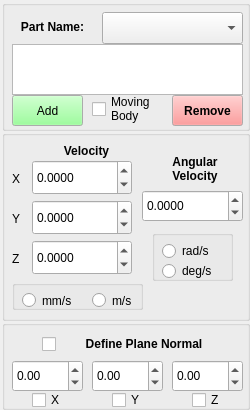
<?xml version="1.0" encoding="UTF-8"?>
<ui version="4.0">
 <class>TaskPanelDapBodies</class>
 <widget class="QWidget" name="TaskPanelDapBodies">
  <property name="geometry">
   <rect>
    <x>0</x>
    <y>0</y>
    <width>250</width>
    <height>410</height>
   </rect>
  </property>
  <property name="sizePolicy">
   <sizepolicy hsizetype="Minimum" vsizetype="Minimum">
    <horstretch>0</horstretch>
    <verstretch>0</verstretch>
   </sizepolicy>
  </property>
  <property name="minimumSize">
   <size>
    <width>250</width>
    <height>410</height>
   </size>
  </property>
  <property name="maximumSize">
   <size>
    <width>250</width>
    <height>410</height>
   </size>
  </property>
  <property name="windowTitle">
   <string>Body Definition</string>
  </property>
  <widget class="QGroupBox" name="velocityGroup">
   <property name="geometry">
    <rect>
     <x>2</x>
     <y>130</y>
     <width>248</width>
     <height>191</height>
    </rect>
   </property>
   <property name="sizePolicy">
    <sizepolicy hsizetype="Fixed" vsizetype="Fixed">
     <horstretch>0</horstretch>
     <verstretch>0</verstretch>
    </sizepolicy>
   </property>
   <property name="title">
    <string/>
   </property>
   <widget class="QDoubleSpinBox" name="velocityZ">
    <property name="geometry">
     <rect>
      <x>30</x>
      <y>110</y>
      <width>100</width>
      <height>35</height>
     </rect>
    </property>
    <property name="minimumSize">
     <size>
      <width>100</width>
      <height>35</height>
     </size>
    </property>
    <property name="maximumSize">
     <size>
      <width>100</width>
      <height>35</height>
     </size>
    </property>
    <property name="locale">
     <locale language="English" country="UnitedKingdom"/>
    </property>
    <property name="decimals">
     <number>4</number>
    </property>
    <property name="minimum">
     <double>-1000000000.000000000000000</double>
    </property>
    <property name="maximum">
     <double>1000000000.000000000000000</double>
    </property>
    <property name="singleStep">
     <double>1.000000000000000</double>
    </property>
   </widget>
   <widget class="QLabel" name="lblVelocityZ">
    <property name="geometry">
     <rect>
      <x>10</x>
      <y>120</y>
      <width>16</width>
      <height>18</height>
     </rect>
    </property>
    <property name="text">
     <string>Z</string>
    </property>
   </widget>
   <widget class="QDoubleSpinBox" name="angularVelocity">
    <property name="geometry">
     <rect>
      <x>140</x>
      <y>60</y>
      <width>101</width>
      <height>32</height>
     </rect>
    </property>
    <property name="locale">
     <locale language="English" country="UnitedKingdom"/>
    </property>
    <property name="decimals">
     <number>4</number>
    </property>
    <property name="minimum">
     <double>-720.000000000000000</double>
    </property>
    <property name="maximum">
     <double>720.000000000000000</double>
    </property>
   </widget>
   <widget class="QLabel" name="lblAngularVelocity">
    <property name="geometry">
     <rect>
      <x>142</x>
      <y>20</y>
      <width>102</width>
      <height>39</height>
     </rect>
    </property>
    <property name="minimumSize">
     <size>
      <width>102</width>
      <height>20</height>
     </size>
    </property>
    <property name="maximumSize">
     <size>
      <width>9999</width>
      <height>9999</height>
     </size>
    </property>
    <property name="text">
     <string>&lt;html&gt;&lt;head/&gt;&lt;body&gt;&lt;p align=&quot;center&quot;&gt;&lt;span style=&quot; font-weight:600;&quot;&gt;Angular&lt;br/&gt;Velocity&lt;/span&gt;&lt;/p&gt;&lt;/body&gt;&lt;/html&gt;</string>
    </property>
   </widget>
   <widget class="QDoubleSpinBox" name="velocityY">
    <property name="geometry">
     <rect>
      <x>30</x>
      <y>70</y>
      <width>100</width>
      <height>35</height>
     </rect>
    </property>
    <property name="minimumSize">
     <size>
      <width>100</width>
      <height>35</height>
     </size>
    </property>
    <property name="maximumSize">
     <size>
      <width>100</width>
      <height>35</height>
     </size>
    </property>
    <property name="locale">
     <locale language="English" country="UnitedKingdom"/>
    </property>
    <property name="decimals">
     <number>4</number>
    </property>
    <property name="minimum">
     <double>-1000000000.000000000000000</double>
    </property>
    <property name="maximum">
     <double>1000000000.000000000000000</double>
    </property>
   </widget>
   <widget class="QLabel" name="lblVelocityY">
    <property name="geometry">
     <rect>
      <x>10</x>
      <y>80</y>
      <width>16</width>
      <height>18</height>
     </rect>
    </property>
    <property name="text">
     <string>Y</string>
    </property>
   </widget>
   <widget class="QDoubleSpinBox" name="velocityX">
    <property name="geometry">
     <rect>
      <x>30</x>
      <y>30</y>
      <width>100</width>
      <height>35</height>
     </rect>
    </property>
    <property name="minimumSize">
     <size>
      <width>100</width>
      <height>35</height>
     </size>
    </property>
    <property name="maximumSize">
     <size>
      <width>100</width>
      <height>35</height>
     </size>
    </property>
    <property name="locale">
     <locale language="English" country="UnitedKingdom"/>
    </property>
    <property name="decimals">
     <number>4</number>
    </property>
    <property name="minimum">
     <double>-1000000000.000000000000000</double>
    </property>
    <property name="maximum">
     <double>1000000000.000000000000000</double>
    </property>
   </widget>
   <widget class="QLabel" name="lblVelocityX">
    <property name="geometry">
     <rect>
      <x>10</x>
      <y>40</y>
      <width>16</width>
      <height>18</height>
     </rect>
    </property>
    <property name="text">
     <string>X</string>
    </property>
   </widget>
   <widget class="QLabel" name="lblVelocity">
    <property name="geometry">
     <rect>
      <x>54</x>
      <y>10</y>
      <width>61</width>
      <height>23</height>
     </rect>
    </property>
    <property name="minimumSize">
     <size>
      <width>47</width>
      <height>20</height>
     </size>
    </property>
    <property name="maximumSize">
     <size>
      <width>99999</width>
      <height>99999</height>
     </size>
    </property>
    <property name="text">
     <string>&lt;html&gt;&lt;head/&gt;&lt;body&gt;&lt;p align=&quot;center&quot;&gt;&lt;span style=&quot; font-weight:600;&quot;&gt;Velocity&lt;/span&gt;&lt;/p&gt;&lt;/body&gt;&lt;/html&gt;</string>
    </property>
   </widget>
   <widget class="QGroupBox" name="groupRadDeg">
    <property name="enabled">
     <bool>true</bool>
    </property>
    <property name="geometry">
     <rect>
      <x>150</x>
      <y>100</y>
      <width>81</width>
      <height>51</height>
     </rect>
    </property>
    <property name="title">
     <string/>
    </property>
    <property name="flat">
     <bool>false</bool>
    </property>
    <widget class="QRadioButton" name="radians">
     <property name="geometry">
      <rect>
       <x>10</x>
       <y>10</y>
       <width>60</width>
       <height>22</height>
      </rect>
     </property>
     <property name="text">
      <string>rad/s</string>
     </property>
    </widget>
    <widget class="QRadioButton" name="degrees">
     <property name="geometry">
      <rect>
       <x>10</x>
       <y>30</y>
       <width>61</width>
       <height>22</height>
      </rect>
     </property>
     <property name="text">
      <string>deg/s</string>
     </property>
    </widget>
   </widget>
   <widget class="QGroupBox" name="groupMmm">
    <property name="geometry">
     <rect>
      <x>10</x>
      <y>150</y>
      <width>131</width>
      <height>30</height>
     </rect>
    </property>
    <property name="sizePolicy">
     <sizepolicy hsizetype="Fixed" vsizetype="Fixed">
      <horstretch>0</horstretch>
      <verstretch>0</verstretch>
     </sizepolicy>
    </property>
    <property name="title">
     <string/>
    </property>
    <property name="flat">
     <bool>false</bool>
    </property>
    <widget class="QRadioButton" name="mms">
     <property name="geometry">
      <rect>
       <x>10</x>
       <y>10</y>
       <width>71</width>
       <height>21</height>
      </rect>
     </property>
     <property name="text">
      <string>mm/s</string>
     </property>
     <property name="autoExclusive">
      <bool>true</bool>
     </property>
    </widget>
    <widget class="QRadioButton" name="ms">
     <property name="geometry">
      <rect>
       <x>80</x>
       <y>10</y>
       <width>51</width>
       <height>21</height>
      </rect>
     </property>
     <property name="text">
      <string>m/s</string>
     </property>
    </widget>
   </widget>
  </widget>
  <widget class="QGroupBox" name="partGroup">
   <property name="geometry">
    <rect>
     <x>2</x>
     <y>0</y>
     <width>248</width>
     <height>131</height>
    </rect>
   </property>
   <property name="title">
    <string/>
   </property>
   <widget class="QPushButton" name="buttonAddPart">
    <property name="geometry">
     <rect>
      <x>10</x>
      <y>95</y>
      <width>71</width>
      <height>31</height>
     </rect>
    </property>
    <property name="sizePolicy">
     <sizepolicy hsizetype="Expanding" vsizetype="Expanding">
      <horstretch>0</horstretch>
      <verstretch>0</verstretch>
     </sizepolicy>
    </property>
    <property name="maximumSize">
     <size>
      <width>84</width>
      <height>31</height>
     </size>
    </property>
    <property name="palette">
     <palette>
      <active>
       <colorrole role="Button">
        <brush brushstyle="SolidPattern">
         <color alpha="255">
          <red>127</red>
          <green>255</green>
          <blue>127</blue>
         </color>
        </brush>
       </colorrole>
      </active>
      <inactive>
       <colorrole role="Button">
        <brush brushstyle="SolidPattern">
         <color alpha="255">
          <red>127</red>
          <green>255</green>
          <blue>127</blue>
         </color>
        </brush>
       </colorrole>
      </inactive>
      <disabled>
       <colorrole role="Button">
        <brush brushstyle="SolidPattern">
         <color alpha="255">
          <red>127</red>
          <green>255</green>
          <blue>127</blue>
         </color>
        </brush>
       </colorrole>
      </disabled>
     </palette>
    </property>
    <property name="text">
     <string>Add</string>
    </property>
   </widget>
   <widget class="QCheckBox" name="movingBody">
    <property name="geometry">
     <rect>
      <x>90</x>
      <y>92</y>
      <width>71</width>
      <height>34</height>
     </rect>
    </property>
    <property name="maximumSize">
     <size>
      <width>108</width>
      <height>34</height>
     </size>
    </property>
    <property name="text">
     <string>Moving
Body</string>
    </property>
   </widget>
   <widget class="QPushButton" name="buttonRemovePart">
    <property name="geometry">
     <rect>
      <x>170</x>
      <y>95</y>
      <width>71</width>
      <height>31</height>
     </rect>
    </property>
    <property name="sizePolicy">
     <sizepolicy hsizetype="Expanding" vsizetype="Expanding">
      <horstretch>0</horstretch>
      <verstretch>0</verstretch>
     </sizepolicy>
    </property>
    <property name="maximumSize">
     <size>
      <width>84</width>
      <height>31</height>
     </size>
    </property>
    <property name="palette">
     <palette>
      <active>
       <colorrole role="Button">
        <brush brushstyle="SolidPattern">
         <color alpha="255">
          <red>255</red>
          <green>127</green>
          <blue>127</blue>
         </color>
        </brush>
       </colorrole>
      </active>
      <inactive>
       <colorrole role="Button">
        <brush brushstyle="SolidPattern">
         <color alpha="255">
          <red>255</red>
          <green>127</green>
          <blue>127</blue>
         </color>
        </brush>
       </colorrole>
      </inactive>
      <disabled>
       <colorrole role="Button">
        <brush brushstyle="SolidPattern">
         <color alpha="255">
          <red>255</red>
          <green>127</green>
          <blue>127</blue>
         </color>
        </brush>
       </colorrole>
      </disabled>
     </palette>
    </property>
    <property name="font">
     <font>
      <weight>75</weight>
      <bold>true</bold>
     </font>
    </property>
    <property name="text">
     <string>Remove</string>
    </property>
   </widget>
   <widget class="QListWidget" name="partsList">
    <property name="geometry">
     <rect>
      <x>10</x>
      <y>44</y>
      <width>231</width>
      <height>51</height>
     </rect>
    </property>
    <property name="maximumSize">
     <size>
      <width>16777215</width>
      <height>51</height>
     </size>
    </property>
   </widget>
   <widget class="QComboBox" name="partLabel">
    <property name="geometry">
     <rect>
      <x>100</x>
      <y>12</y>
      <width>141</width>
      <height>32</height>
     </rect>
    </property>
   </widget>
   <widget class="QLabel" name="label_3">
    <property name="geometry">
     <rect>
      <x>10</x>
      <y>18</y>
      <width>81</width>
      <height>18</height>
     </rect>
    </property>
    <property name="text">
     <string>&lt;html&gt;&lt;head/&gt;&lt;body&gt;&lt;p align=&quot;center&quot;&gt;&lt;span style=&quot; font-weight:600;&quot;&gt;Part Name:&lt;/span&gt;&lt;/p&gt;&lt;/body&gt;&lt;/html&gt;</string>
    </property>
   </widget>
   <zorder>movingBody</zorder>
   <zorder>buttonRemovePart</zorder>
   <zorder>partsList</zorder>
   <zorder>partLabel</zorder>
   <zorder>label_3</zorder>
   <zorder>buttonAddPart</zorder>
  </widget>
  <widget class="QGroupBox" name="planeGroup">
   <property name="geometry">
    <rect>
     <x>2</x>
     <y>320</y>
     <width>248</width>
     <height>90</height>
    </rect>
   </property>
   <property name="title">
    <string/>
   </property>
   <widget class="QCheckBox" name="planeX">
    <property name="geometry">
     <rect>
      <x>30</x>
      <y>69</y>
      <width>36</width>
      <height>22</height>
     </rect>
    </property>
    <property name="text">
     <string>X</string>
    </property>
   </widget>
   <widget class="QCheckBox" name="planeY">
    <property name="geometry">
     <rect>
      <x>110</x>
      <y>69</y>
      <width>37</width>
      <height>22</height>
     </rect>
    </property>
    <property name="text">
     <string>Y</string>
    </property>
   </widget>
   <widget class="QCheckBox" name="planeZ">
    <property name="geometry">
     <rect>
      <x>190</x>
      <y>69</y>
      <width>36</width>
      <height>22</height>
     </rect>
    </property>
    <property name="text">
     <string>Z</string>
    </property>
   </widget>
   <widget class="QDoubleSpinBox" name="planeZdeci">
    <property name="geometry">
     <rect>
      <x>170</x>
      <y>40</y>
      <width>71</width>
      <height>32</height>
     </rect>
    </property>
    <property name="locale">
     <locale language="English" country="UnitedKingdom"/>
    </property>
    <property name="minimum">
     <double>-1.000000000000000</double>
    </property>
    <property name="maximum">
     <double>1.000000000000000</double>
    </property>
    <property name="singleStep">
     <double>0.100000000000000</double>
    </property>
    <property name="stepType">
     <enum>QAbstractSpinBox::DefaultStepType</enum>
    </property>
   </widget>
   <widget class="QDoubleSpinBox" name="planeYdeci">
    <property name="geometry">
     <rect>
      <x>90</x>
      <y>40</y>
      <width>71</width>
      <height>32</height>
     </rect>
    </property>
    <property name="locale">
     <locale language="English" country="UnitedKingdom"/>
    </property>
    <property name="minimum">
     <double>-1.000000000000000</double>
    </property>
    <property name="maximum">
     <double>1.000000000000000</double>
    </property>
    <property name="singleStep">
     <double>0.100000000000000</double>
    </property>
    <property name="stepType">
     <enum>QAbstractSpinBox::DefaultStepType</enum>
    </property>
   </widget>
   <widget class="QDoubleSpinBox" name="planeXdeci">
    <property name="geometry">
     <rect>
      <x>10</x>
      <y>40</y>
      <width>71</width>
      <height>32</height>
     </rect>
    </property>
    <property name="locale">
     <locale language="English" country="UnitedKingdom"/>
    </property>
    <property name="minimum">
     <double>-1.000000000000000</double>
    </property>
    <property name="maximum">
     <double>1.000000000000000</double>
    </property>
    <property name="singleStep">
     <double>0.100000000000000</double>
    </property>
    <property name="stepType">
     <enum>QAbstractSpinBox::DefaultStepType</enum>
    </property>
   </widget>
   <widget class="QCheckBox" name="definePlaneNormal">
    <property name="geometry">
     <rect>
      <x>40</x>
      <y>10</y>
      <width>31</width>
      <height>28</height>
     </rect>
    </property>
    <property name="text">
     <string/>
    </property>
   </widget>
   <widget class="QLabel" name="definePlaneNormalLabel">
    <property name="geometry">
     <rect>
      <x>70</x>
      <y>15</y>
      <width>144</width>
      <height>18</height>
     </rect>
    </property>
    <property name="text">
     <string>&lt;html&gt;&lt;head/&gt;&lt;body&gt;&lt;p align=&quot;center&quot;&gt;&lt;span style=&quot; font-weight:600;&quot;&gt;Define Plane Normal&lt;/span&gt;&lt;/p&gt;&lt;/body&gt;&lt;/html&gt;</string>
    </property>
   </widget>
  </widget>
  <zorder>planeGroup</zorder>
  <zorder>partGroup</zorder>
  <zorder>velocityGroup</zorder>
 </widget>
 <resources/>
 <connections/>
</ui>
